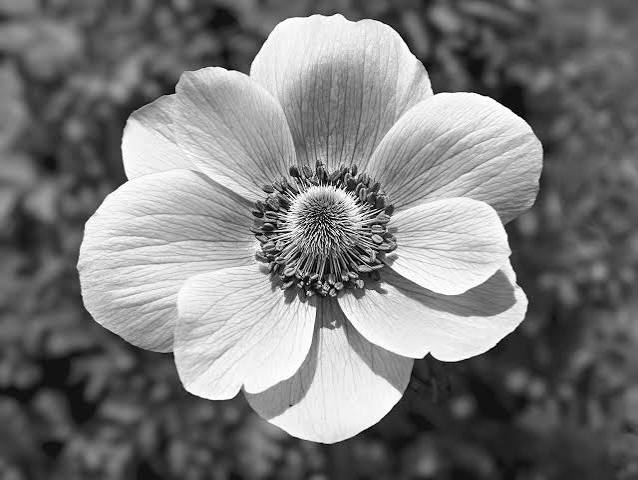
#> input picture week2/pictures/flower.jpg, 638 x 480 px
$ python histogram_blackwhite.py
#> lines starting #> are read from the running program, lines starting #| are printed output that depends on the picture
import matplotlib.pyplot as plt
from PIL import Image
import numpy as np


def black_white_histogram(pixels):
    # intialize histogram array with 256 zeros
    histogram = [0]*256

    height, width = pixels.shape[:2]
    # loop trought image array
    for i in range(height):
        for j in range(width):
            # add value to histogram array
            gray_value = int(pixels[i, j, 0])
            histogram[gray_value] += 1

    return histogram

picture_path_1 = "pictures/flower.jpg"
picture_path_2 = "pictures/dark_flower.jpg"

picture_1  = Image.open(picture_path_1)
#> picture_1 is the input picture: PIL image 638x480 RGB; min 0, max 255, mean 122.8
picture_2  = Image.open(picture_path_2)
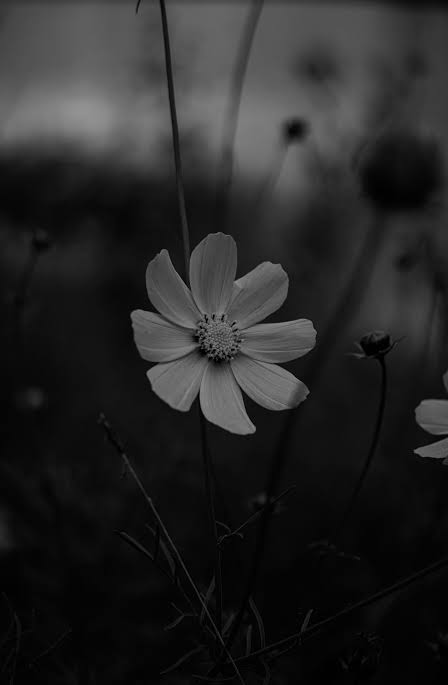
#> input picture week2/pictures/dark_flower.jpg, 448 x 685 px
#> picture_2 is the input picture: PIL image 448x685 RGB; min 0, max 147, mean 38.2

pixels_1 = np.array(picture_1)
pixels_2 = np.array(picture_2)

hist_1 = black_white_histogram(pixels_1)
#> after the loop in black_white_histogram, `for i in range(height):`: histogram = 256 values, max 2489 at index 87, min 35 at index 2, mean 1196.2
#> hist_1 has the same summary as histogram in black_white_histogram
hist_2 = black_white_histogram(pixels_2)
#> hist_2 = 256 values, max 16295 at index 4, min 0 at index 148, mean 1198.8
# Create a combined figure
plt.figure(figsize=(10, 5))
plt.title("Combined Grayscale Histogram")
plt.xlabel("Pixel Intensity (0 to 255)")
plt.ylabel("Frequency (Number of Pixels)")
plt.plot(hist_1, color='blue', label='Flower')
plt.plot(hist_2, color='red', label='Dark Flower')
plt.xlim([0, 255])
plt.legend()

# Create separate figure for Flower
plt.figure(figsize=(10, 5))
plt.title("Flower Grayscale Histogram")
plt.xlabel("Pixel Intensity (0 to 255)")
plt.ylabel("Frequency (Number of Pixels)")
plt.plot(hist_1, color='blue')
plt.xlim([0, 255])

plt.figure(figsize=(10, 5))
plt.title("Dark Flower Grayscale Histogram")
plt.xlabel("Pixel Intensity (0 to 255)")
plt.ylabel("Frequency (Number of Pixels)")
plt.plot(hist_2, color='red')
plt.xlim([0, 255])

plt.show()
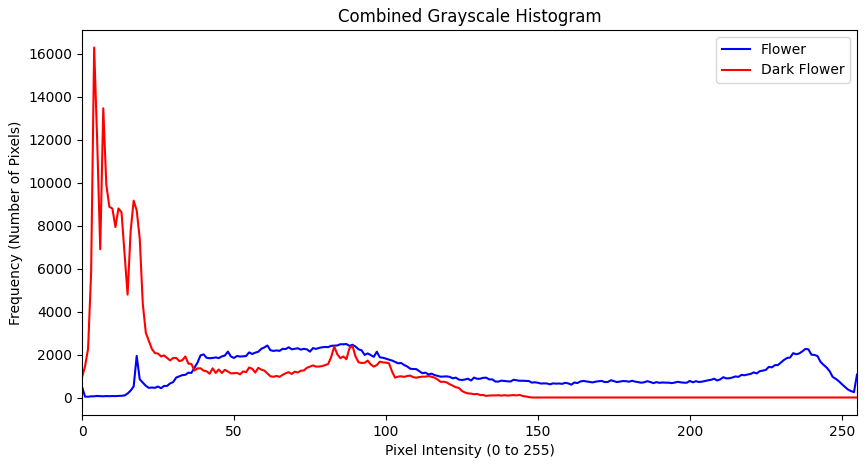
#> figure drawn by matplotlib, 1 panel; curve peaks at x = 87, y = 2489; curve peaks at x = 4, y = 16295
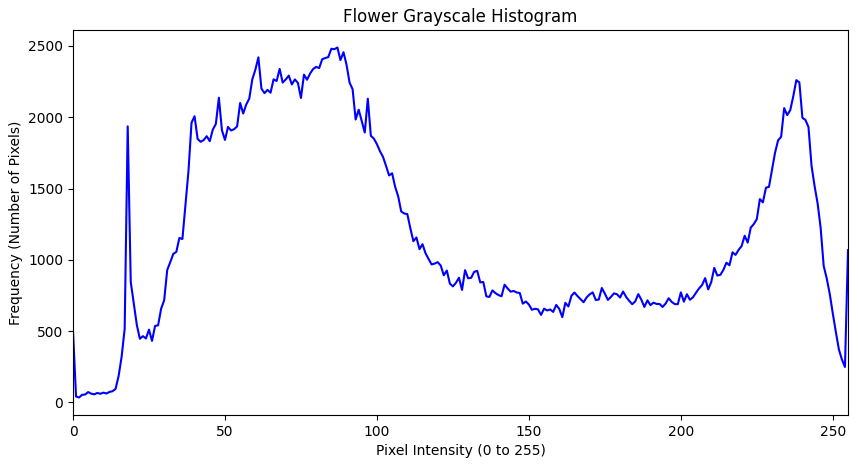
#> figure drawn by matplotlib, 1 panel; curve peaks at x = 87, y = 2489
#> figure, not shown here; curve peaks at x = 4, y = 16295
